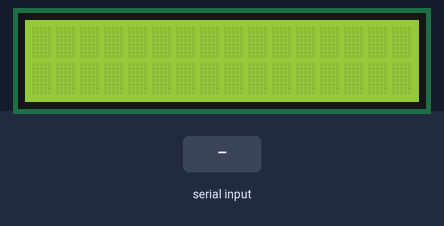
A sketch run on a simulated Arduino Uno, built with avr-gcc and run on an emulated ATmega328P. Shown: 16×2 character LCD. Inputs (shaded band) come from the test bench. What the sketch prints to the serial monitor is not drawn.

Above: at 1.2 s.
1.3 s: "1" received over Serial
At 3.0 s:
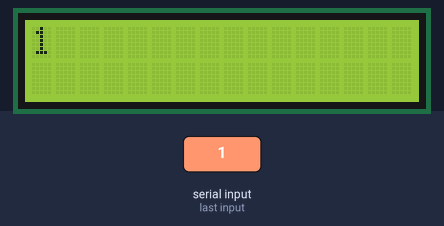
3.8 s: "0" received over Serial
At 6.0 s:
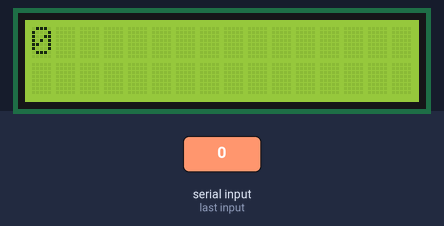
6.3 s: "2" received over Serial
At 8.0 s:
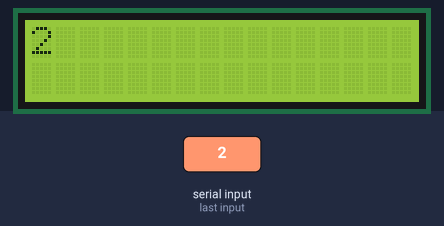
Timing chart, 0 to 9.5 s (numbered marks = the images above; inputs shaded):
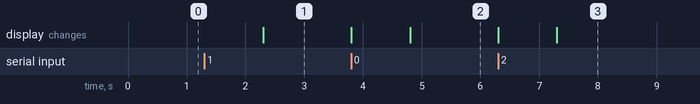

Measured:
- after the input at 1.3 s, the display: changes after 1.0 s (image 1)
- after the input at 3.8 s, the display: first changes at once (image 2 shows a later state)
- after the input at 6.3 s, the display: first changes at once (image 3 shows a later state)

The sketch:

display.ino
```cpp
#include <LiquidCrystal.h>
LiquidCrystal lcd(3, 4, 5, 6, 11, 12);

void setup() {
  Serial.begin(9600);
  lcd.begin(16, 2); // Initialize LCD
  lcd.clear();
  lcd.setCursor(0, 0);
  Serial.println("What do you want to send to the Arduino?");
}

void loop() {
  if (Serial.available()) {
    lcd.clear(); // Clear the LCD screen
    lcd.setCursor(0,0);
    String message = Serial.readString();
    if (message.length() <= 16) {
      lcd.print(message); // Print received message
    } else {
      // Scroll the text if it exceeds the display width
      for (int i = 0; i <= message.length() - 16; i++) {
        lcd.print(message.substring(i, i + 16));
        delay(500); // Adjust the scrolling speed if needed
      }
    }
  }
}
```
